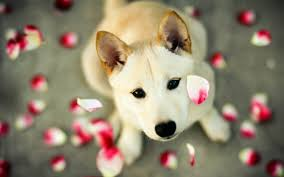
#> input picture Assignment 3/dog.jpg, 284 x 177 px
$ jupyter execute 'Assignment 3 final.ipynb'   (shell and % lines are left out)   (older library calls are emulated)
#> lines starting #> are read from the running program, lines starting #| are printed output that depends on the picture
[cell 1]
# Required libraries and settings

from scipy import ndimage, misc, stats
import numpy as np
import matplotlib
import matplotlib.pyplot as plt

# Change window size
matplotlib.rcParams["figure.figsize"] = (15.0, 7.5)

[cell 2]
# Utility functions for getting and showing images

def get_image(file):
#> called with file = 'dog.jpg'
    return np.matrix(ndimage.imread(file, mode = "L"))
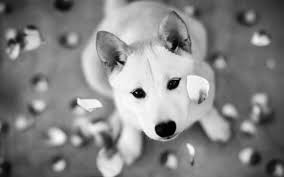
#> returned value: shape (177, 284); min 0, max 253, mean 132.5

def show_image(image):
    plt.imshow((image), cmap = 'Greys_r')

def save_image(file, mat):
    misc.imsave(file.split(".")[0] + "_processed.png", mat)

[cell 3]
# Credit to John Reid for helping me with the Assignment 2 code. My assignment 3 code is based on his implementation of assignment 2

def get_levels(image, num_levels):
#> called with num_levels = 3
    output = [] # Initialize the output vector
    for i in range(num_levels):
        output.append(misc.imresize(image,
                                    (image.shape[0]/2**i,
                                     image.shape[1]/2**i))) # Shrink the image by 75% each time
#> after the loop, output = 3 items
    return output

def get_octave(image, num_layers, k):
    # Initialize the gaussian and difference of gaussian vectors
    gaussians = []
    diff_of_gaussians = []

    # Calculate the gaussians, multiplying sigma by k each time
    for i in xrange(1,num_layers+1):
        gaussians.append(ndimage.filters.gaussian_filter(image, k**i))

    # Calculate the difference of gaussians, and add a pixel intensity
    # offset of 128 to account for weird looping cases
    for j in xrange(num_layers-1):
        diff_of_gaussians.append(gaussians[j+1] - gaussians[j] + 128)
    return diff_of_gaussians

def get_pyramid(image, num_levels, num_layers, k):
    pyramid = [] # Initialize the output

    levels = get_levels(image, num_levels) # Create the scale pyramid
#> levels = 3 items

    for l in levels: # Create the octave for each scale
        layers = get_octave(l, num_layers, k)
        pyramid.append(layers)
#> this loop made 3 passes
#> after the loop, pyramid = 3 items
    return pyramid

def get_keypoints(i1, i2, i3):
    maxima = []

    # Scan the image, with an offset of 1 for each border
    for x in range(1, i2.shape[0] - 1):
        for y in range(1, i2.shape[1] - 1):
            if is_maximum(i1,i2, i3, x, y):
                maxima.append([x,y])

    return maxima

def is_maximum(i1, i2, i3, x, y):
    pix = i2[x,y]
    middle_maxima = []

    # Find the indices of the maximum point in each layer
    bottom_max = np.unravel_index(i1[x-1:x+2, y-1:y+2].argmax(), (3,3))
    middle_max = np.unravel_index(i2[x-1:x+2, y-1:y+2].argmax(), (3,3))
    top_max = np.unravel_index(i3[x-1:x+2, y-1:y+2].argmax(), (3,3))

    # Check the bottom, middle and top layers for maxima
    if i1[bottom_max] >= pix or i2[middle_max] > pix or i3[top_max] >= pix:
        return False

    # If pix is the maxima, check for duplicates
    for i in range(0, 3):
        for j in range(0,3):
            if i2[x-1+i, y-1+j] == i2[middle_max]:
                middle_maxima.append([x-1+i, y-1+i])

    if len(middle_maxima) != 1:
        return False
    else:
        return True


def get_all_keypoints(pyramid):
    all_keypoints = [] # Initialize the output
    for l in pyramid: # Layers
        keypoint_level = []
        for i in xrange(1,len(l) - 1):
            keypoint_level.append(get_keypoints(l[i-1], l[i], l[i+1]))
        all_keypoints.append(keypoint_level)

    return all_keypoints

def draw_keypoints(im, keyp):
    x = [item[1] for item in keyp]
    y = [item[0] for item in keyp]
    plt.imshow(im, cmap = "Greys_r")
    plt.scatter(x, y, color = "yellow", marker = "+")
    plt.show()

[cell 4]
# Test image
image = get_image('dog.jpg')
plt.imshow((image), cmap = 'Greys_r')

# According to the paper, k should equal 2 * (1/s) where s is the number of layers in each octave
k = 2 ** (0.5)
p = get_pyramid(image, 3, 5, k)
#> p = 3 items
# Check that the get_all_keypoints function is working correctly
kp = get_all_keypoints(p)
#> the loop in get_all_keypoints, `for l in pyramid:` made 3 passes

[cell 5]
# Show a test image
draw_keypoints(p[0][1], kp[0][0])

[cell 6]
def differentiate_x(layer):
    height = len(layer)
    width = len(layer[0])
    output_layer = np.zeros((height, width))

    for x in range(1,height-1):
        for y in range(width):
            output_layer[x][y] = layer[x+1][y] - layer[x-1][y]
    return output_layer

def differentiate_y(layer):
    height = len(layer)
    width = len(layer[0])
    output_layer = np.zeros((height, width))

    for x in range(height):
        for y in range(1,width-1):
            output_layer[x][y] = layer[x][y+1] - layer[x][y-1]
    return output_layer

[cell 7]
from numpy.linalg import inv

def filter_extrema(kp):
    for img_level in range(len(kp)):
        for blur_level in range(len(kp[0])):
            # create gradient levels
            d = p[img_level][blur_level + 1]
            d = d/255.0 # normalize to 1
            dx = differentiate_x(d)
            dy = differentiate_y(d)
            dxx = differentiate_x(dx)
            dyy = differentiate_y(dy)
            dxy = differentiate_y(dx)

            # Check if extremum needs to be moved
            for extremum in kp[img_level][blur_level]:
                [x,y] = extremum
                try:
                    a = -1.0 * inv(np.matrix(((dxx[x][y],dxy[x][y],),(dxy[x][y],dyy[x][y],))))
                except:
                    a = np.matrix(((0.0,0.0,),(0.0,0.0,)))
                b = np.matrix(((dx[x][y],),(dy[x][y],)))
                x_hat = np.dot(a,b)

                if not(abs(float(x_hat[0])) < 0.5 and abs(float(x_hat[1])) < 0.5):
                    if   float(x_hat[0]) >  0.5 : x+=1
                    elif float(x_hat[0]) < -0.5 : x-=1
                    elif float(x_hat[1]) >  0.5 : y+=1
                    elif float(x_hat[1]) < -0.5 : y-=1

                isAcceptable = False

                # Verify if low contrast
                lcv = d[x][y] + 0.5*np.dot(np.matrix(( dx[x][y], dy[x][y] )) , x_hat)
                if lcv > 1 :
                    # Verify if edge extremum
                    ev = ((dxx[x][y] + dyy[x][y])**2)/(dxx[x][y]*dyy[x][y] - dxy[x][y]**2)
                    if ev < 12.1:
                        isAcceptable = True
                kp[img_level][blur_level].remove(extremum)
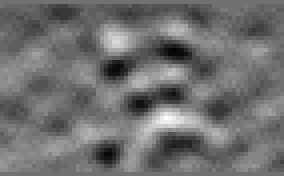
#> dx: shape (44, 71) float64 (shown 4 times larger); min -0.0471, max 0.0588, mean -0.000619; drawn with min black and max white
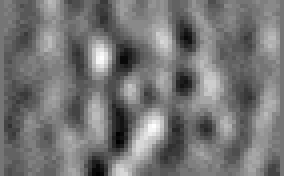
#> dy: shape (44, 71) float64 (shown 4 times larger); min -0.0471, max 0.0549, mean -0.000153; drawn with min black and max white

[cell 8]
filter_extrema(kp)
draw_keypoints(p[0][1], kp[0][0])
#> in draw_keypoints (call 2), `plt.show()`:
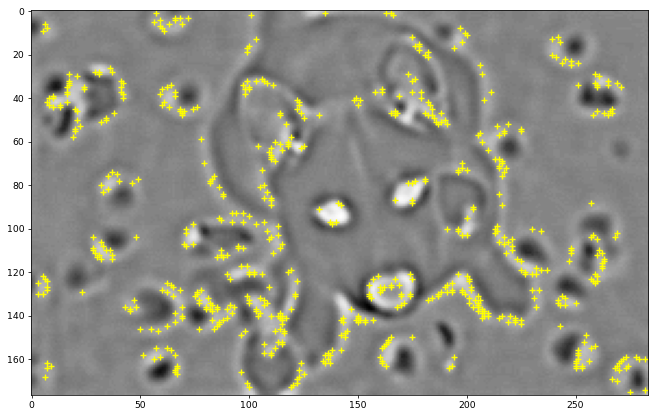
#> figure drawn by matplotlib, 1 panel

[cell 9]
# Rotated image
image = get_image('dog2.jpg')
#> call 2 of get_image, with file = 'dog2.jpg'
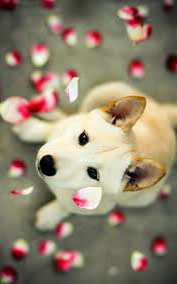
#> input picture Assignment 3/dog2.jpg, 177 x 284 px
#> in get_image (call 2), `return np.matrix(ndimage.imread(file, mode = "L"))`:
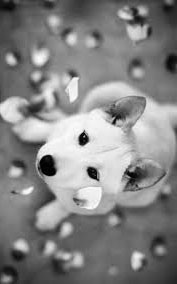
#> returned value: shape (284, 177); min 0, max 254, mean 132.5
plt.imshow((image), cmap = 'Greys_r')

[cell 10]
# According to the paper, k should equal 2 * (1/s) where s is the number of layers in each octave
k = 2 ** (0.5)
p = get_pyramid(image, 3, 5, k)
#> the loop in get_pyramid (call 2), `for l in levels:` made 3 passes
# Check that the get_all_keypoints function is working correctly
kp = get_all_keypoints(p)
#> the loop in get_all_keypoints (call 2), `for l in pyramid:` made 3 passes
draw_keypoints(p[0][1], kp[0][0])

[cell 11]
filter_extrema(kp)
#> the loop in filter_extrema (call 2), `for img_level in range(len(kp)):` made 3 passes
#> after the loop in filter_extrema (call 2), `for img_level in range(len(kp)):`:
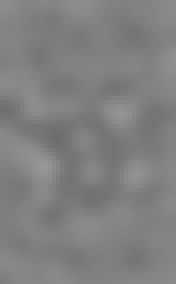
#> d: shape (71, 44) float64 (shown 4 times larger); min 0.431, max 0.588, mean 0.502
#> after the loop in filter_extrema (call 2), `for img_level in range(len(kp)):`:
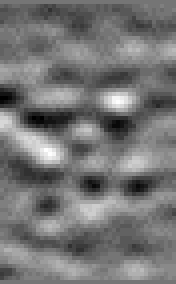
#> dx: shape (71, 44) float64 (shown 4 times larger); min -0.0471, max 0.0549, mean -0.000153; drawn with min black and max white
#> after the loop in filter_extrema (call 2), `for img_level in range(len(kp)):`:
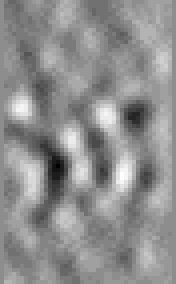
#> dy: shape (71, 44) float64 (shown 4 times larger); min -0.0588, max 0.0471, mean 0.0006; drawn with min black and max white
draw_keypoints(p[0][1], kp[0][0])
#> in draw_keypoints (call 4), `plt.show()`:
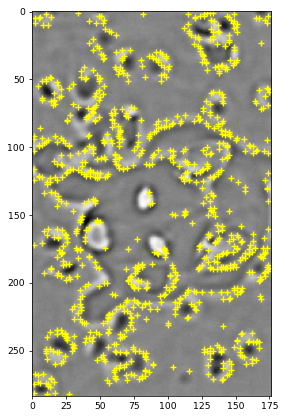
#> figure drawn by matplotlib, 1 panel
